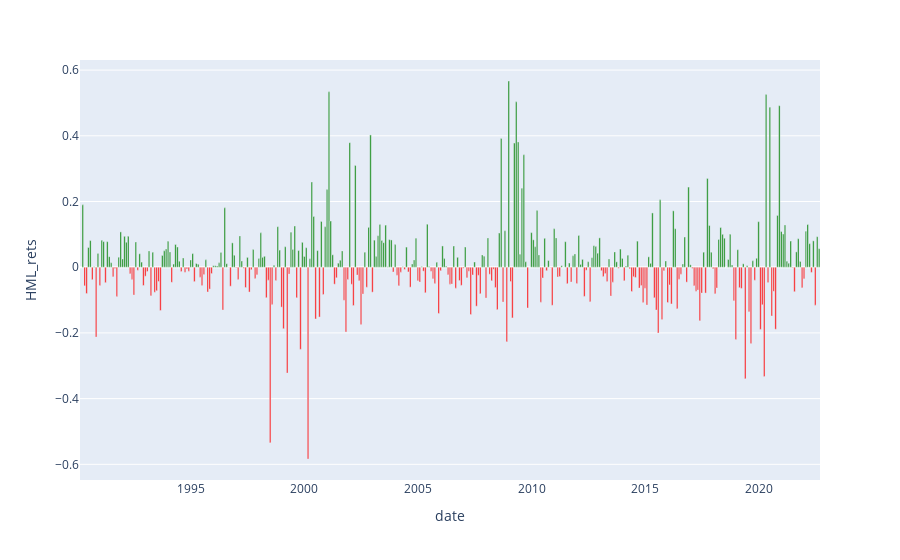

The cell this chart's notebook holds for it:
### Code cell
monthly_rets = port_df[["date", "HML_rets"]].resample('M', on='date').mean() # Calculate average daily return for each month
monthly_rets['Colour']='red' # Add column with 'red' value
monthly_rets.loc[monthly_rets['HML_rets']>=0, 'Colour']='green' # Replace 'red' with 'green' where return is non-negative
px.bar(monthly_rets,x=monthly_rets.index,y="HML_rets").update_traces(marker_color=monthly_rets["Colour"]).show()

### Figure 1 — Plotly figure (JSON) as saved in the notebook; plotly's stock layout.template omitted (floating-point values rounded to 4 significant figures; data arrays with more than 128 entries replaced by an {"elided": "..."} marker saying what was removed)
{"data": [{"alignmentgroup": "True", "hovertemplate": "date=%{x}<br>HML_rets=%{y}<extra></extra>", "legendgroup": "", "marker": {"color": {"elided": "391 str values"}, "pattern": {"shape": ""}}, "name": "", "offsetgroup": "", "orientation": "v", "showlegend": false, "textposition": "auto", "type": "bar", "x": {"elided": "391 str values"}, "xaxis": "x", "y": {"elided": "391 float values"}, "yaxis": "y"}], "layout": {"barmode": "relative", "legend": {"tracegroupgap": 0}, "margin": {"t": 60}, "xaxis": {"anchor": "y", "domain": [0, 1], "title": {"text": "date"}}, "yaxis": {"anchor": "x", "domain": [0, 1], "title": {"text": "HML_rets"}}}}
